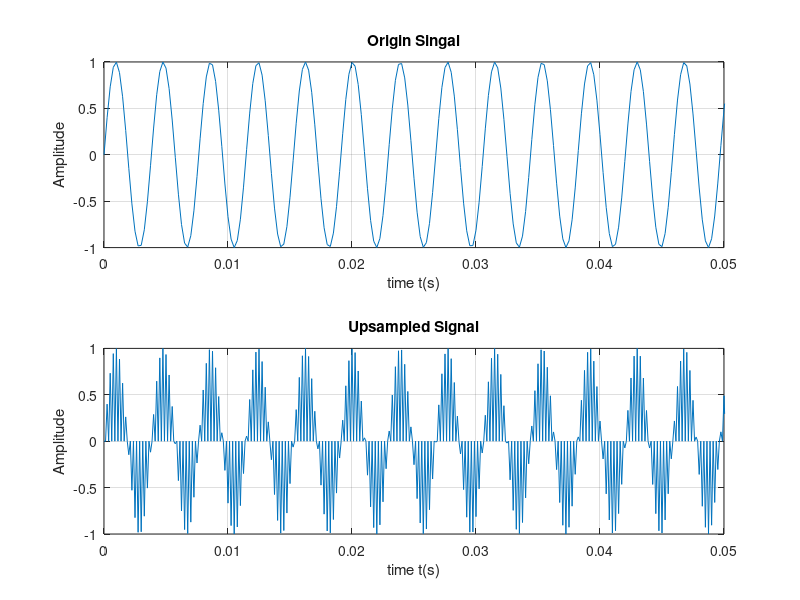

Write the MATLAB code that produced this figure. (Note: this script raises an error after producing the figure.)
%clear
clear;
close all;
%parameter define
fs = 4000;
d = 2;
f0 = 261.63; %60 C4

t = 0 : (1/fs) : (d -(1/fs));
xt = sin(2 * pi * f0 * t);

%plot the origin signal
figure("Name",'Figure 6 sinewave(f0 = 261.63 C4)')

subplot(2, 1, 1);
plot(t, xt);
title('Origin Singal');
xlabel('time t(s)');
ylabel('Amplitude');
xlim([0, 0.05]);
ylim([-1, 1]);
grid on;



%xt2 = resample(xt, fs2, fs);

%resample the signal

L = 2; % sampling factor
fs2 = L * fs; 
y = zeros(1, L * length(t));
y(1 : L : length(y)) = xt;

%plot the resampled signal
t2 = 0 : (1/fs2) : (d -(1/fs2));

subplot(2, 1, 2);
plot(t2, y);
title('Upsampled Signal');
xlabel('time t(s)');
ylabel('Amplitude');
xlim([0, 0.05]);
ylim([-1, 1]);
grid on;

sgtitle('Figure 6 sinewave(f0 = 261.63 C4)');
%%
% 1.5.2

load handel.mat;

% find the freq of the origin signal

figure(Name='Figure 7 UpSampling');
%original signal

y_o = y;
fs = 8192;
t = 0 : 1/fs : (length(y) - 1)/fs;

%plot original signal
subplot(3,1,1);
plot(t, y);
title('Original Signal');
xlabel('time t(s)');
ylabel('Amplitude');
xlim([0, 0.01]);
ylim([-1, 1]);
grid on;

%resample the signal

L = 3; % sampling factor
fs2 = L * fs; 
y = zeros(1, ceil(L * length(t)));
y(1 : L : length(y)) = y_o;
t2 = 0 : (1/fs2) : (length(y)/fs2 -(1/fs2));

%plot downsampling signal
subplot(3,1,2);
plot(t2, y);
title('Upsampled Signal');
xlabel('time t(s)');
ylabel('Amplitude');
xlim([0, 0.01]);
ylim([-1, 1]);
grid on;

%fft of origin signal
nfft = 2^10;
yf = fft(y_o, nfft);
fstep = fs/nfft;
fvec = fstep * (0 : nfft/2-1);
fresp = 2*abs(yf(1:nfft/2)); 

subplot(3,1,3);

plot(fvec,fresp)                 % plot the figure 
title('Single-Sided Amplitude Spectrum of x(t) (origin)') % title of the figure
xlabel('Frequency (Hz)') % label for x
ylabel('|X(f)|')    % label for y
grid on;

%Reload handel

filename = 'handel_upsamp.wav';

audiowrite(filename, y, fs2);
clear y fs2;
[y, fs2] = audioread('handel_upsamp.wav');



sgtitle('Figure 7 UpSampling');
%sound(y, fs2);



